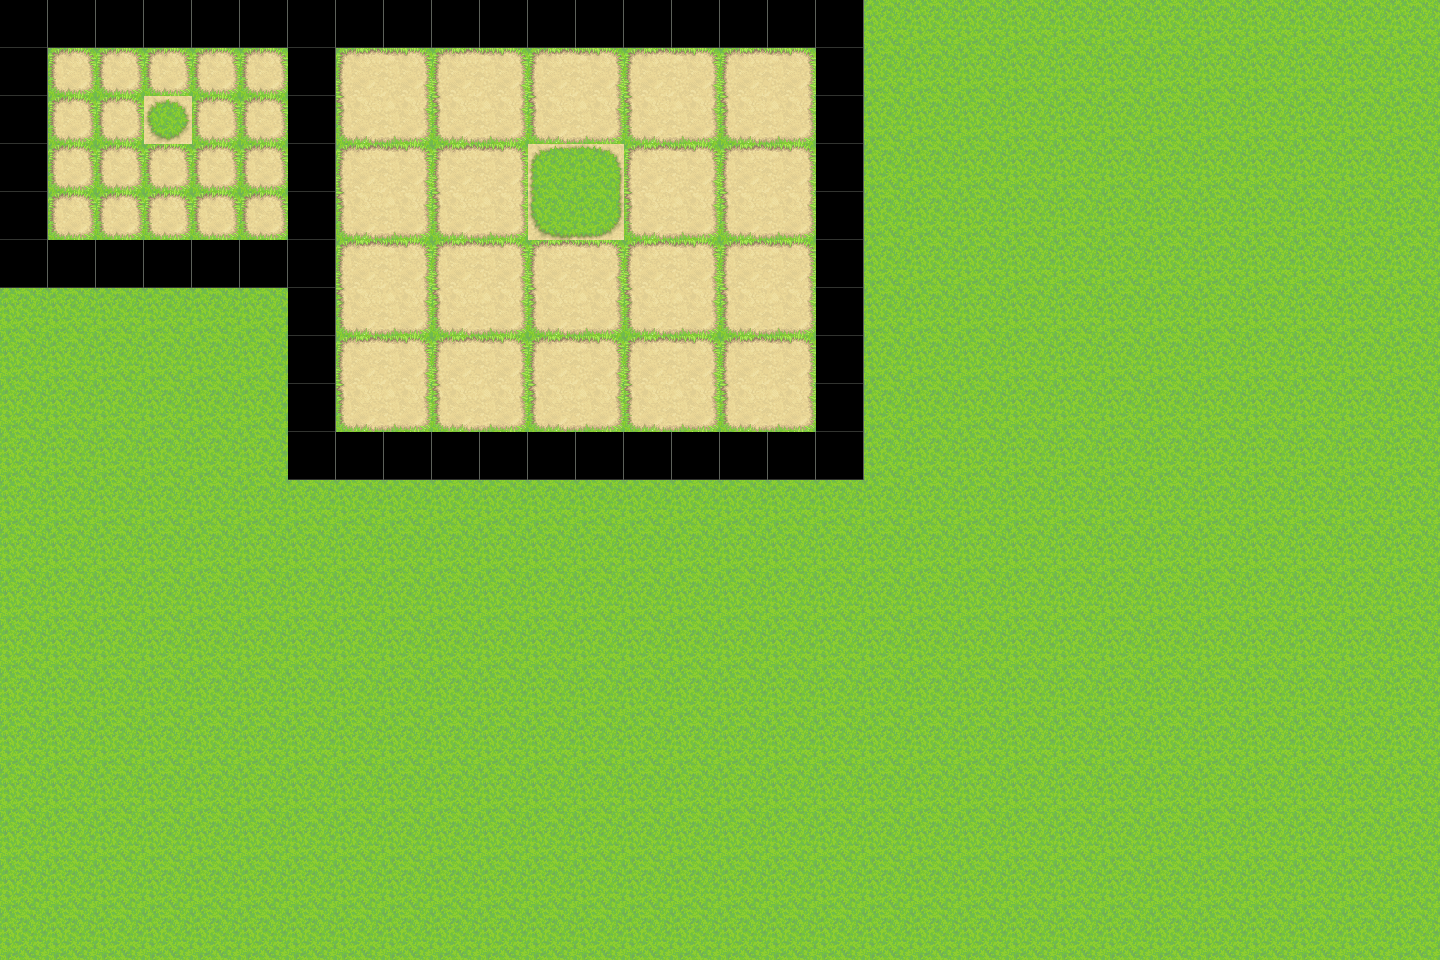

A level layout from a 2D game, rendered from its tile map. Below: a short description, then the map file with its tile-grid data intact:
An orthogonal 30x20 tile map with 48x48 px tiles, 1 tile layer (ground), 2 tilesets.

<map version="1.4" tiledversion="1.4.3" orientation="orthogonal" renderorder="right-down" width="30" height="20" tilewidth="48" tileheight="48" infinite="0" nextlayerid="2" nextobjectid="1">
 <tileset firstgid="1" name="Outside_A2" tilewidth="48" tileheight="48" tilecount="192" columns="16">
  <image source="../../img/tilesets/Outside_A2.png" width="768" height="576" />
 </tileset>
 <tileset firstgid="193" name="Outside_B" tilewidth="48" tileheight="48" tilecount="256" columns="16">
  <image source="../../img/tilesets/Outside_B.png" width="768" height="768" />
 </tileset>
 <layer id="1" name="ground" width="30" height="20">
  <data encoding="csv">
188,188,188,188,188,188,188,188,188,188,188,188,188,188,188,188,188,188,1,1,1,1,1,1,1,1,1,1,1,1,
188,3,3,3,3,3,188,19,20,19,20,19,20,19,20,19,20,188,1,1,1,1,1,1,1,1,1,1,1,1,
188,3,3,51,3,3,188,35,36,35,36,35,36,35,36,35,36,188,1,1,1,1,1,1,1,1,1,1,1,1,
188,3,3,3,3,3,188,19,20,19,20,67,68,19,20,19,20,188,1,1,1,1,1,1,1,1,1,1,1,1,
188,3,3,3,3,3,188,35,36,35,36,83,84,35,36,35,36,188,1,1,1,1,1,1,1,1,1,1,1,1,
188,188,188,188,188,188,188,19,20,19,20,19,20,19,20,19,20,188,1,1,1,1,1,1,1,1,1,1,1,1,
1,1,1,1,1,1,188,35,36,35,36,35,36,35,36,35,36,188,1,1,1,1,1,1,1,1,1,1,1,1,
1,1,1,1,1,1,188,19,20,19,20,19,20,19,20,19,20,188,1,1,1,1,1,1,1,1,1,1,1,1,
1,1,1,1,1,1,188,35,36,35,36,35,36,35,36,35,36,188,1,1,1,1,1,1,1,1,1,1,1,1,
1,1,1,1,1,1,188,188,188,188,188,188,188,188,188,188,188,188,1,1,1,1,1,1,1,1,1,1,1,1,
1,1,1,1,1,1,1,1,1,1,1,1,1,1,1,1,1,1,1,1,1,1,1,1,1,1,1,1,1,1,
1,1,1,1,1,1,1,1,1,1,1,1,1,1,1,1,1,1,1,1,1,1,1,1,1,1,1,1,1,1,
1,1,1,1,1,1,1,1,1,1,1,1,1,1,1,1,1,1,1,1,1,1,1,1,1,1,1,1,1,1,
1,1,1,1,1,1,1,1,1,1,1,1,1,1,1,1,1,1,1,1,1,1,1,1,1,1,1,1,1,1,
1,1,1,1,1,1,1,1,1,1,1,1,1,1,1,1,1,1,1,1,1,1,1,1,1,1,1,1,1,1,
1,1,1,1,1,1,1,1,1,1,1,1,1,1,1,1,1,1,1,1,1,1,1,1,1,1,1,1,1,1,
1,1,1,1,1,1,1,1,1,1,1,1,1,1,1,1,1,1,1,1,1,1,1,1,1,1,1,1,1,1,
1,1,1,1,1,1,1,1,1,1,1,1,1,1,1,1,1,1,1,1,1,1,1,1,1,1,1,1,1,1,
1,1,1,1,1,1,1,1,1,1,1,1,1,1,1,1,1,1,1,1,1,1,1,1,1,1,1,1,1,1,
1,1,1,1,1,1,1,1,1,1,1,1,1,1,1,1,1,1,1,1,1,1,1,1,1,1,1,1,1,1
</data>
 </layer>
</map>
